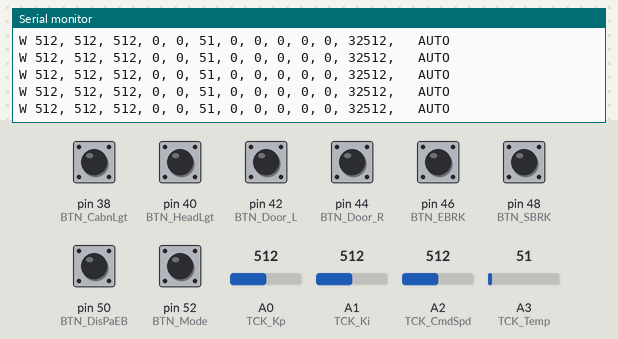
Recording of a sketch running on a simulated Arduino Mega 2560, built with avr-gcc and run on an emulated ATmega2560. Shown: the last lines printed to the serial monitor. Inputs (shaded band) come from the test bench; at power-on: pin 38 (BTN_CabnLgt), pin 40 (BTN_HeadLgt), pin 42 (BTN_Door_L), pin 44 (BTN_Door_R), pin 46 (BTN_EBRK), pin 48 (BTN_SBRK), pin 50 (BTN_DisPaEB), pin 52 (BTN_Mode) LOW, A3 (TCK_Temp) = 51, A0 (TCK_Kp) = 512, A1 (TCK_Ki) = 512, A2 (TCK_CmdSpd) = 512.

Above: at 1.2 s.
1.3 s: A3 (TCK_Temp) set to 91
At 1.41 s:
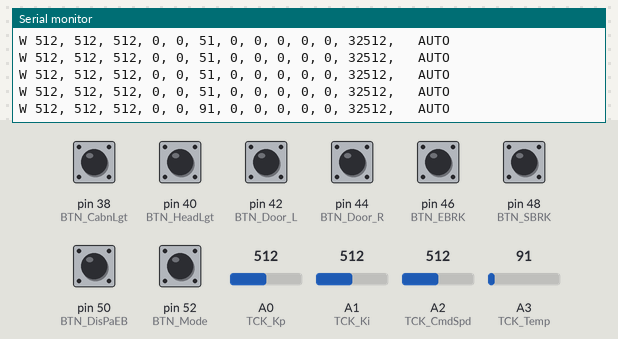
4.3 s: A3 (TCK_Temp) set to 105
At 4.32 s:
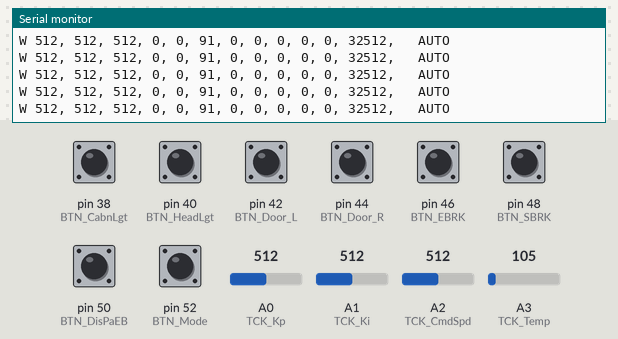
7.3 s: A0 (TCK_Kp) set to 105
At 7.34 s:
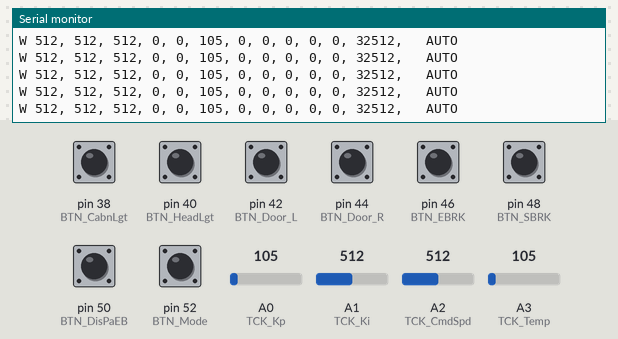
10.3 s: A0 (TCK_Kp) set to 94
At 10.3 s:
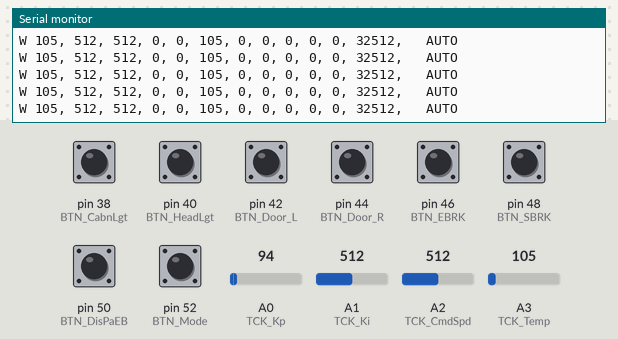
15.2 s: A1 (TCK_Ki) set to 107
At 15.2 s:
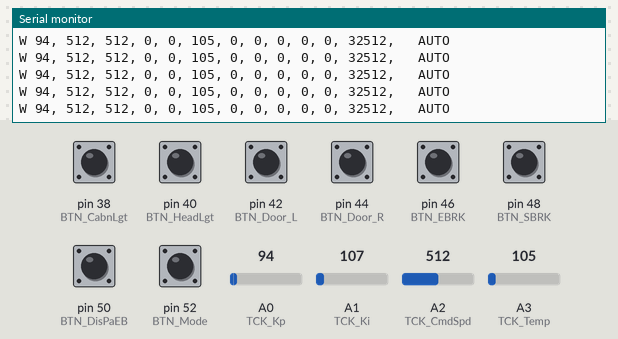
16.7 s: A1 (TCK_Ki) set to 91
At 20.66 s:
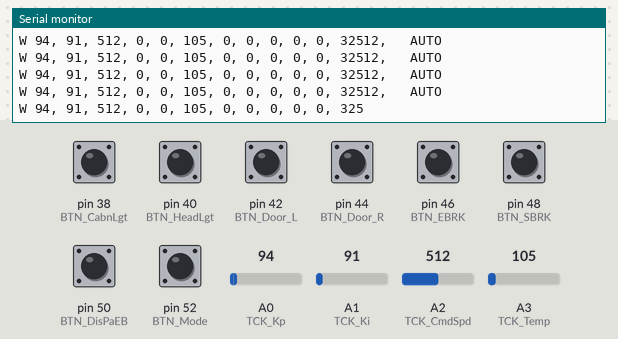
Timing chart, 0 to 20.7 s (numbered marks = the images above; inputs shaded):
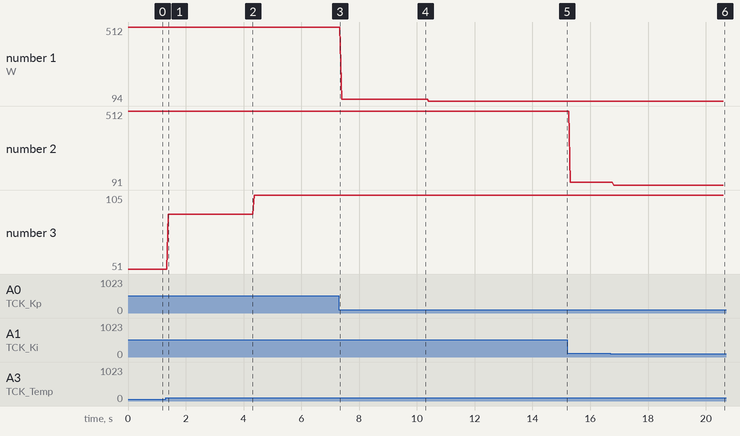

Measured:
- the behaviour switches between 100 and 99 on A1 (TCK_Ki) (found by bisection; images 5 and 6)
- after the input at 1.3 s, the serial monitor: prints a new line after 0.10 s (image 1)
- after the input at 16.7 s, the serial monitor: prints a new line after 0.12 s (image 6)
- plotted number 1: 105 → 94 after the input at 10.3 s
- plotted number 2: 512 → 107 after the input at 15.2 s, 107 → 91 after the input at 16.7 s
- plotted number 3: 51 → 91 after the input at 1.3 s, 91 → 105 after the input at 4.3 s

The sketch:

serial_IT2.ino
```cpp
int incomingByte = 0; // for incoming serial data
String TrainModel_arr[12];
int Driver_arr[11];
int StringCount = 0;

//analog-----------------------
int TCK_Kp  = 0;
int TCK_Ki      = 1;
int TCK_CmdSpd  = 2;
int TCK_Temp    = 3;

//digital----------------------

//BUTTONS
int BTN_CabnLgt = 38;
int BTN_HeadLgt = 40;

int BTN_Door_L  = 42;
int BTN_Door_R  = 44;

int BTN_EBRK    = 46;
int BTN_SBRK    = 48;

int BTN_DisPaEB = 50;

int BTN_Mode = 52;
int Mode = 0;
int curr_Mode_state = 0;
int last_Mode_state = 0;    // previous state of the button

//LEDS-------------------------
int LED_CabnLgt    = 22;
int LED_HeadLgt    = 23;
int LED_Door_L     = 24;
int LED_Door_R     = 25;
int LED_Pass_EB    = 26;
int LED_Track_Circ = 27;
int LED_Stat_Side2 = 28;
int LED_Stat_Side1 = 29;
int LED_Sig_Fail   = 30;
int LED_Eng_Fail   = 31;
int LED_Brk_Fail   = 32;
int LED_EBRK_Fail  = 33;
int LED_SBRK_Fail  = 34;


//runtime----------------------
void setup() {
  Serial.begin(9600); // opens serial port, sets data rate to 9600 bps

  pinMode(BTN_CabnLgt, INPUT);
  pinMode(BTN_HeadLgt, INPUT);
  pinMode(BTN_Door_L, INPUT);
  pinMode(BTN_Door_R, INPUT);
  pinMode(BTN_EBRK, INPUT);
  pinMode(BTN_SBRK, INPUT);
  pinMode(BTN_DisPaEB, INPUT);
  pinMode(BTN_Mode, INPUT);
}

void loop() {
  // send data only when you receive data:
  if (Serial.available() > 0) {
    // read the incoming byte:
    String incomingString = Serial.readString();

    // prints the received data
    //Serial.print("I received: ");
    //Serial.println(incomingString);

    while (incomingString.length() > 0)
    {
      int index = incomingString.indexOf(", ");
      if (index == -1) // No space found
        {
          TrainModel_arr[StringCount++] = incomingString;
          break;
        }
      else
        {
          TrainModel_arr[StringCount++] = incomingString.substring(0, index);
          incomingString = incomingString.substring(index+1);
        }
    }
  /*
  for (int i = 0; i < StringCount; i++)
  {
    Serial.print(i);
    Serial.print(": ");
    Serial.println(TrainModel_arr[i]);
  }*/
  }

  //prepare return array
  Driver_arr[0] = analogRead(TCK_Kp);
  Driver_arr[1] = analogRead(TCK_Ki);
  Driver_arr[2] = analogRead(TCK_CmdSpd);
  Driver_arr[5] = analogRead(TCK_Temp);


  //make all toggle,array
  if(digitalRead(BTN_CabnLgt) == HIGH ){Driver_arr[3] = 1;}
  else{Driver_arr[3] = 0;}
  if(digitalRead(BTN_HeadLgt) == HIGH ){Driver_arr[4] = 1;}
  else{Driver_arr[4] = 0;}
  if(digitalRead(BTN_Door_L) == HIGH ){Driver_arr[6] = 1;}
  else{Driver_arr[6] = 0;}
  if(digitalRead(BTN_Door_R) == HIGH ){Driver_arr[7] = 1;}
  else{Driver_arr[7] = 0;}
  if(digitalRead(BTN_EBRK) == HIGH ){Driver_arr[8] = 1;}
  else{Driver_arr[8] = 0;}
  if(digitalRead(BTN_SBRK) == HIGH ){Driver_arr[9] = 1;}
  else{Driver_arr[9] = 0;}
  if(digitalRead(BTN_DisPaEB) == HIGH ){Driver_arr[10] = 1;}
  else{Driver_arr[10] = 0;}

  Serial.print("W ");
  for (int i = 0; i < 12; i++)
  {
    Serial.print(Driver_arr[i]);
    Serial.print(", ");
  }

  curr_Mode_state = digitalRead(BTN_Mode);
  if(curr_Mode_state != last_Mode_state && curr_Mode_state == HIGH){Mode ^= 1;}
  if( Mode == 0 ){Serial.print("\tAUTO");}
  else{Serial.print("\tMANUAL");}
  last_Mode_state = curr_Mode_state;

  Serial.println("");

  //set leds
  digitalWrite(LED_CabnLgt,Driver_arr[3]);
  digitalWrite(LED_HeadLgt,Driver_arr[4]);
  digitalWrite(LED_Door_L, Driver_arr[6]);
  digitalWrite(LED_Door_R, Driver_arr[7]);
  //digitalWrite(LED_Pass_EB,Driver_arr[3]);//TrainModel_arr[5]
  //digitalWrite(LED_Track_Circ,Driver_arr[3]);//TrainModel_arr[6]
  //digitalWrite(LED_Stat_Side2,Driver_arr[3]);//TrainModel_arr[7]%2
  //digitalWrite(LED_Stat_Side1,Driver_arr[3]);//TrainModel_arr[7]>1
  //digitalWrite(LED_Sig_Fail,Driver_arr[3]);//TrainModel_arr[8]
  //digitalWrite(LED_Eng_Fail,Driver_arr[3]);//TrainModel_arr[9]
  //digitalWrite(LED_Brk_Fail,Driver_arr[3]);//TrainModel_arr[10]
  //write //TrainModel_arr[11] to LCD
  digitalWrite(LED_EBRK_Fail,Driver_arr[8]);//TrainModel_arr[9]
  digitalWrite(LED_SBRK_Fail,Driver_arr[9]);//TrainModel_arr[10]


}
```
